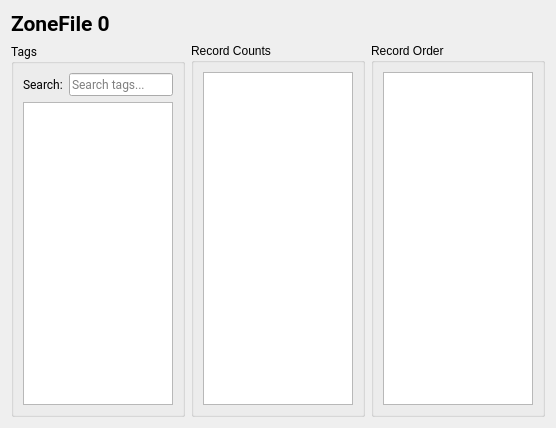
<?xml version="1.0" encoding="UTF-8"?>
<ui version="4.0">
 <class>ZoneFileViewer</class>
 <widget class="QWidget" name="ZoneFileViewer">
  <property name="geometry">
   <rect>
    <x>0</x>
    <y>0</y>
    <width>556</width>
    <height>428</height>
   </rect>
  </property>
  <property name="windowTitle">
   <string>Form</string>
  </property>
  <layout class="QVBoxLayout" name="verticalLayout_2">
   <item>
    <widget class="QLabel" name="label_Title">
     <property name="font">
      <font>
       <family>Roboto</family>
       <pointsize>16</pointsize>
       <bold>true</bold>
      </font>
     </property>
     <property name="text">
      <string>ZoneFile 0</string>
     </property>
    </widget>
   </item>
   <item>
    <layout class="QHBoxLayout" name="horizontalLayout_2">
     <item>
      <widget class="QGroupBox" name="groupBox_Tags">
       <property name="font">
        <font>
         <family>Roboto</family>
         <pointsize>9</pointsize>
        </font>
       </property>
       <property name="title">
        <string>Tags</string>
       </property>
       <layout class="QVBoxLayout" name="verticalLayout">
        <item>
         <layout class="QHBoxLayout" name="horizontalLayout">
          <item>
           <widget class="QLabel" name="label_3">
            <property name="text">
             <string>Search:</string>
            </property>
           </widget>
          </item>
          <item>
           <widget class="QLineEdit" name="lineEdit_TagSearch">
            <property name="placeholderText">
             <string>Search tags...</string>
            </property>
           </widget>
          </item>
         </layout>
        </item>
        <item>
         <widget class="QListWidget" name="listWidget_Tags">
          <property name="editTriggers">
           <set>QAbstractItemView::EditTrigger::NoEditTriggers</set>
          </property>
          <property name="alternatingRowColors">
           <bool>true</bool>
          </property>
         </widget>
        </item>
       </layout>
      </widget>
     </item>
     <item>
      <widget class="QGroupBox" name="groupBox_RecordCounts">
       <property name="title">
        <string>Record Counts</string>
       </property>
       <layout class="QVBoxLayout" name="verticalLayout_4">
        <item>
         <widget class="QTableWidget" name="tableWidget_RecordCounts">
          <property name="editTriggers">
           <set>QAbstractItemView::EditTrigger::NoEditTriggers</set>
          </property>
          <property name="alternatingRowColors">
           <bool>true</bool>
          </property>
          <property name="selectionMode">
           <enum>QAbstractItemView::SelectionMode::SingleSelection</enum>
          </property>
          <property name="selectionBehavior">
           <enum>QAbstractItemView::SelectionBehavior::SelectRows</enum>
          </property>
         </widget>
        </item>
       </layout>
      </widget>
     </item>
     <item>
      <widget class="QGroupBox" name="groupBox_RecordOrder">
       <property name="title">
        <string>Record Order</string>
       </property>
       <layout class="QVBoxLayout" name="verticalLayout_3">
        <item>
         <widget class="QTableWidget" name="tableWidget_RecordOrder">
          <property name="editTriggers">
           <set>QAbstractItemView::EditTrigger::NoEditTriggers</set>
          </property>
          <property name="alternatingRowColors">
           <bool>true</bool>
          </property>
          <property name="selectionMode">
           <enum>QAbstractItemView::SelectionMode::NoSelection</enum>
          </property>
         </widget>
        </item>
       </layout>
      </widget>
     </item>
    </layout>
   </item>
  </layout>
 </widget>
 <resources/>
 <connections/>
</ui>
